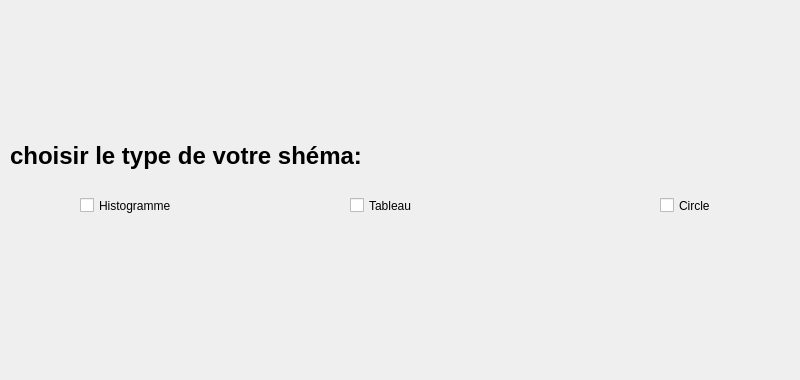
      <widget class="QWidget" name="tab_24">
       <attribute name="icon">
        <iconset resource="resource.qrc">
         <normaloff>:/images/histogramme (1).png</normaloff>:/images/histogramme (1).png</iconset>
       </attribute>
       <attribute name="title">
        <string>statistiques</string>
       </attribute>
       <widget class="QLabel" name="label_55">
        <property name="geometry">
         <rect>
          <x>10</x>
          <y>130</y>
          <width>371</width>
          <height>51</height>
         </rect>
        </property>
        <property name="styleSheet">
         <string notr="true">QLabel {
    font-family: 'Arial';    /* You can change this to any preferred font */
    font-size: 24px;         /* Adjust this value for the desired text size */
    color: #000000;          /* Dark color code */
    font-weight: bold;       /* Makes the text bold */
}
</string>
        </property>
        <property name="text">
         <string>choisir le type de votre shéma: </string>
        </property>
       </widget>
       <widget class="QCheckBox" name="checkBox_17">
        <property name="geometry">
         <rect>
          <x>80</x>
          <y>190</y>
          <width>131</width>
          <height>31</height>
         </rect>
        </property>
        <property name="text">
         <string>Histogramme</string>
        </property>
       </widget>
       <widget class="QCheckBox" name="checkBox_18">
        <property name="geometry">
         <rect>
          <x>350</x>
          <y>190</y>
          <width>111</width>
          <height>31</height>
         </rect>
        </property>
        <property name="text">
         <string>Tableau</string>
        </property>
       </widget>
       <widget class="QCheckBox" name="checkBox_20">
        <property name="geometry">
         <rect>
          <x>660</x>
          <y>190</y>
          <width>131</width>
          <height>31</height>
         </rect>
        </property>
        <property name="text">
         <string>Circle</string>
        </property>
       </widget>
       <widget class="QLabel" name="label_56">
        <property name="geometry">
         <rect>
          <x>10</x>
          <y>10</y>
          <width>221</width>
          <height>171</height>
         </rect>
        </property>
        <property name="text">
         <string/>
        </property>
        <property name="pixmap">
         <pixmap resource="resource.qrc">:/images/Shinny__7_-removebg-preview.png</pixmap>
        </property>
        <property name="scaledContents">
         <bool>true</bool>
        </property>
       </widget>
       <widget class="QLabel" name="label_78">
        <property name="geometry">
         <rect>
          <x>60</x>
          <y>230</y>
          <width>151</width>
          <height>141</height>
         </rect>
        </property>
        <property name="text">
         <string/>
        </property>
        <property name="pixmap">
         <pixmap resource="resource.qrc">:/images/statistiques.png</pixmap>
        </property>
        <property name="scaledContents">
         <bool>true</bool>
        </property>
       </widget>
       <widget class="QLabel" name="label_79">
        <property name="geometry">
         <rect>
          <x>630</x>
          <y>230</y>
          <width>131</width>
          <height>131</height>
         </rect>
        </property>
        <property name="text">
         <string/>
        </property>
        <property name="pixmap">
         <pixmap resource="resource.qrc">:/images/graphique.png</pixmap>
        </property>
        <property name="scaledContents">
         <bool>true</bool>
        </property>
       </widget>
       <widget class="QLabel" name="label_80">
        <property name="geometry">
         <rect>
          <x>310</x>
          <y>230</y>
          <width>161</width>
          <height>131</height>
         </rect>
        </property>
        <property name="text">
         <string/>
        </property>
        <property name="pixmap">
         <pixmap resource="resource.qrc">:/images/tableau-de-bord.png</pixmap>
        </property>
        <property name="scaledContents">
         <bool>true</bool>
        </property>
       </widget>
      </widget>
